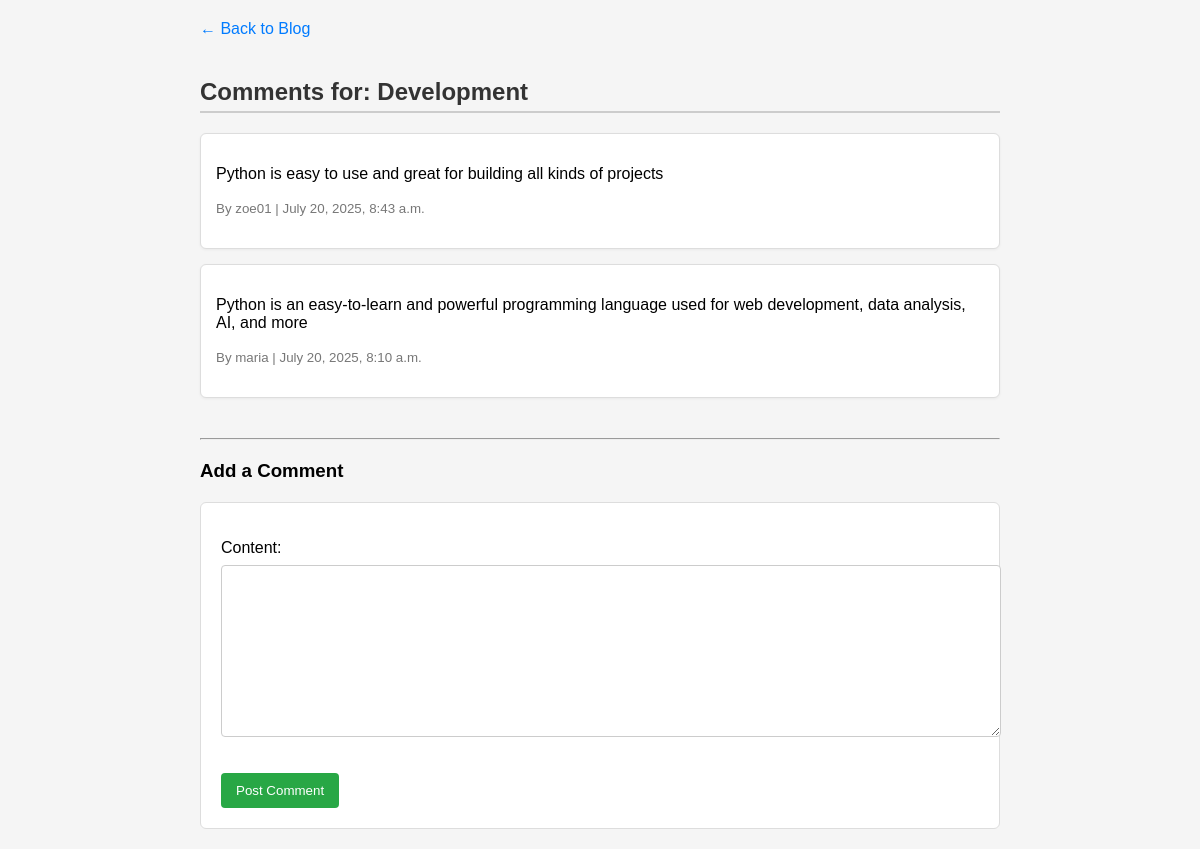
The app's page /blog/comments/3/ (signed in), older data.
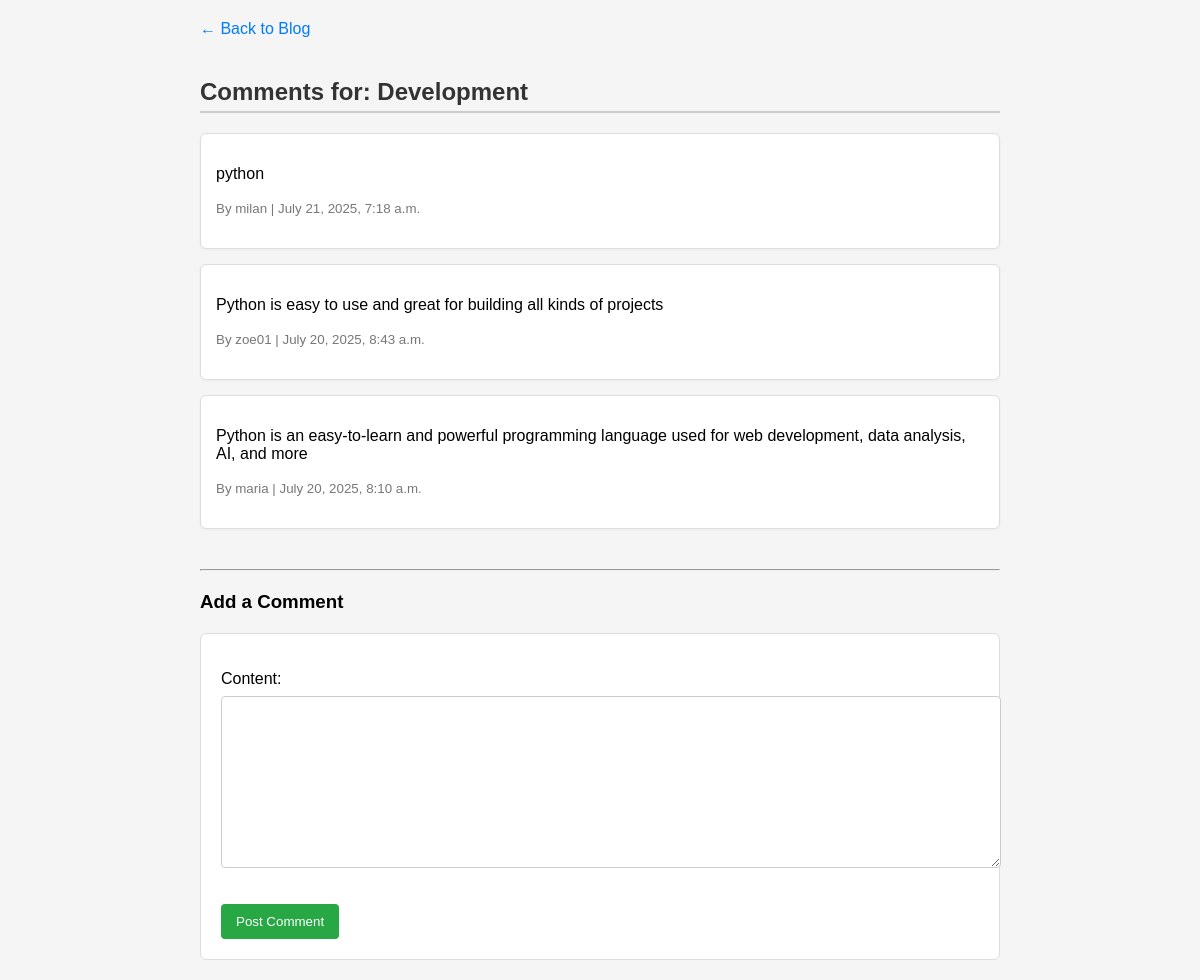
The same page, newer data.
### blog/models.py (models this page shows, shortened)
class Comment(models.Model):
    post = models.ForeignKey(BlogPost, related_name='comments', on_delete=models.CASCADE)
    user = models.ForeignKey(settings.AUTH_USER_MODEL, on_delete=models.CASCADE)
    content = models.TextField()
    created_at = models.DateTimeField(auto_now_add=True)

### user_authentication/models.py (models this page shows, shortened)
class CustomUser(AbstractUser):
    phone_number = models.CharField(max_length=15, blank=True)
    profile_picture = models.ImageField(upload_to='profiles/', blank=True, null=True)

### blog/views.py (the view)
# urls.py: path('comments/<int:pk>/', views.view_comment, name='view_comment'),
@login_required
def view_comment(request, pk):
    post = get_object_or_404(BlogPost, pk=pk)
    comments = Comment.objects.filter(post=post).order_by('-created_at')
    if request.method == 'POST':
        form = CommentForm(request.POST)
        if form.is_valid():
            comment = form.save(commit=False)
            comment.post = post
            comment.user = request.user
            comment.save()
            return redirect('blog:view_comment', pk=pk)
    else:
        form = CommentForm()
    return render(request, 'vew_comment.html', {
        'post': post,
        'comments': comments,
        'form': form
    })

### blog/forms.py
class CommentForm(forms.ModelForm):
    class Meta:
        model = Comment
        fields = ['content']

### blog/templates/vew_comment.html (shortened to what this page needs)
<!DOCTYPE html>
<html>
<head>
</head>
<body>
    <a href="{% url 'blog:blog_list' %}">← Back to Blog</a>
    <h2>Comments for: {{ post.title }}</h2>
    {% for comment in comments %}
        <div class="comment">
            <p>{{ comment.content }}</p>
            <p><small>By {{ comment.user.username }} | {{ comment.created_at }}</small></p>
        </div>
    {% empty %}
        <p>No comments yet.</p>
    {% endfor %}
    <hr>
    {% if user.is_authenticated %}
        <h3>Add a Comment</h3>
        <form method="POST">
            {{ form.as_p }}
            <button type="submit">Post Comment</button>
        </form>
    {% else %}
        <p><a href="{% url 'login' %}">Login</a> to add a comment.</p>
    {% endif %}
</body>
</html>

Row changes from the older to the newer data that the page shows:
added Comment: content "python", user.username "milan", created_at "July 21, 2025, 7:18 a.m."
